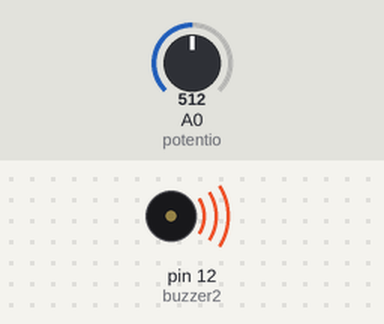
A sketch run on a simulated Arduino Uno, built with avr-gcc and run on an emulated ATmega328P. On the bench: buzzer (waves = sounding). The test bench sets the inputs (shaded band); at power-on: A0 (potentio) = 512.

Above: at 1.2 s.
1.3 s: A0 (potentio) set to 482
At 2.5 s:
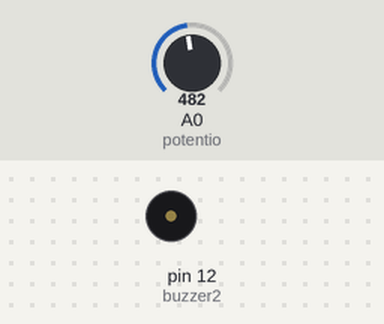
2.8 s: A0 (potentio) set to 510
At 3.1 s:
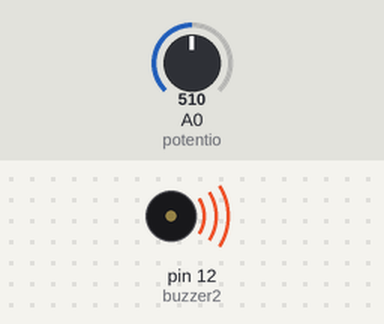
4.3 s: A0 (potentio) set to 490
At 5.4 s:
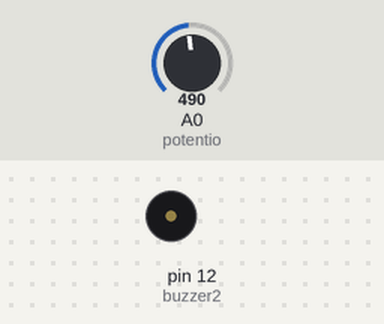
Timing chart, 0 to 7.3 s (numbered marks = the images above; inputs shaded):
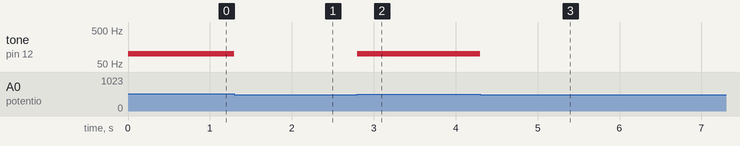

The sketch:

BuzzerPotentio.ino
```cpp
int buzzer = 13;
int buzzer2 = 12;
int potentio = A0;
int ANALOG_THRESHOLD = 500;

void setup() {
  pinMode(buzzer, OUTPUT);
  pinMode(buzzer2, OUTPUT);
  pinMode(potentio, INPUT);
}

void loop() {
  int analogValue = analogRead(potentio);
  if(analogValue > ANALOG_THRESHOLD){
    tone(buzzer, 100);
    tone(buzzer2, 100);
  }
  else{
    noTone(buzzer);
    noTone(buzzer2);
  }

}
```

Measured:
- the behaviour switches between 501 and 500 on A0 (potentio) (found by bisection; images 0 and 1)
- after the input at 1.3 s, tone on pin 12 (buzzer2): 100 Hz → silent at once
- after the input at 2.8 s, tone on pin 12 (buzzer2): silent → 100 Hz at once
- after the input at 4.3 s, tone on pin 12 (buzzer2): 100 Hz → silent at once
